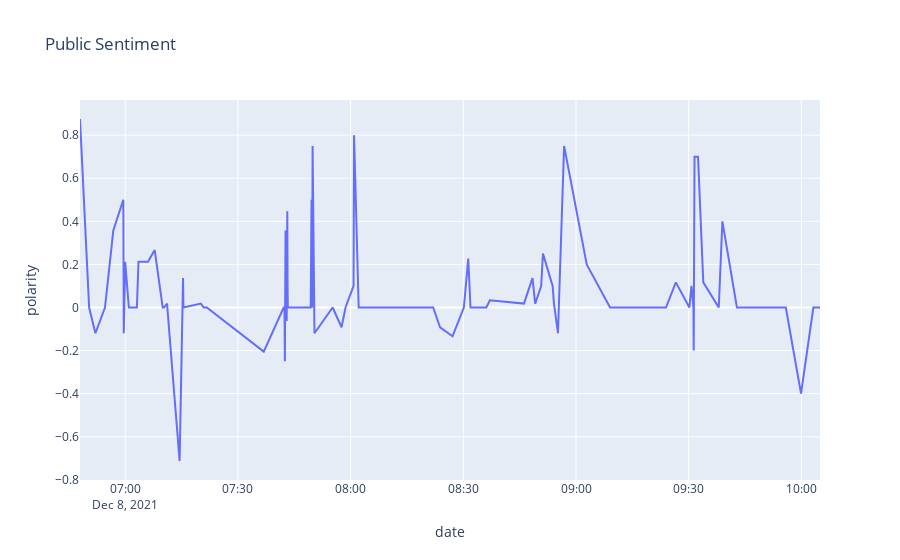

The cell this chart's notebook holds for it:
### Code cell
import plotly.express as px

fig = px.line(tweet_df, x="date", y="polarity", title='Public Sentiment')
fig.show()
